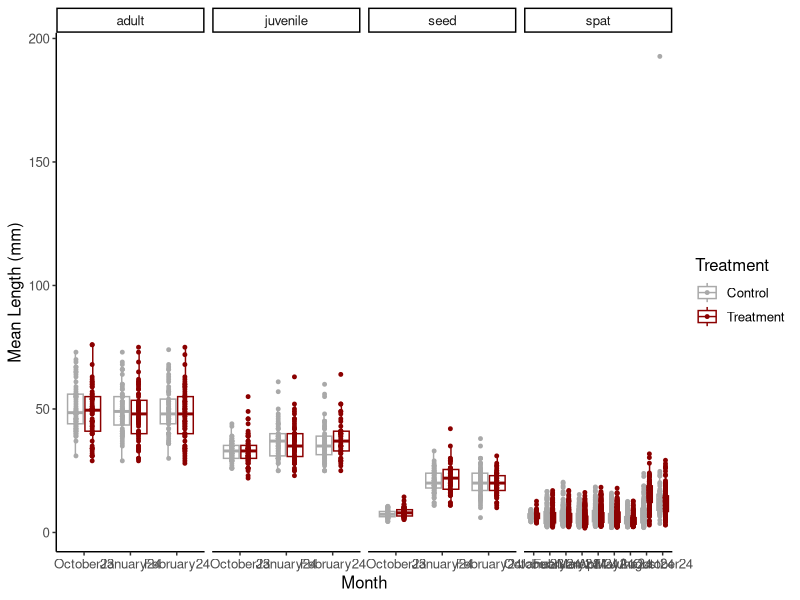
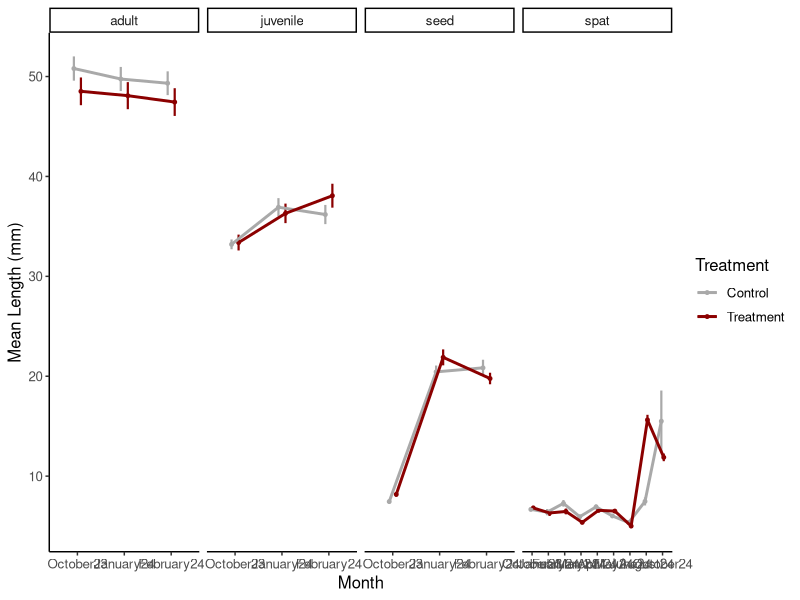
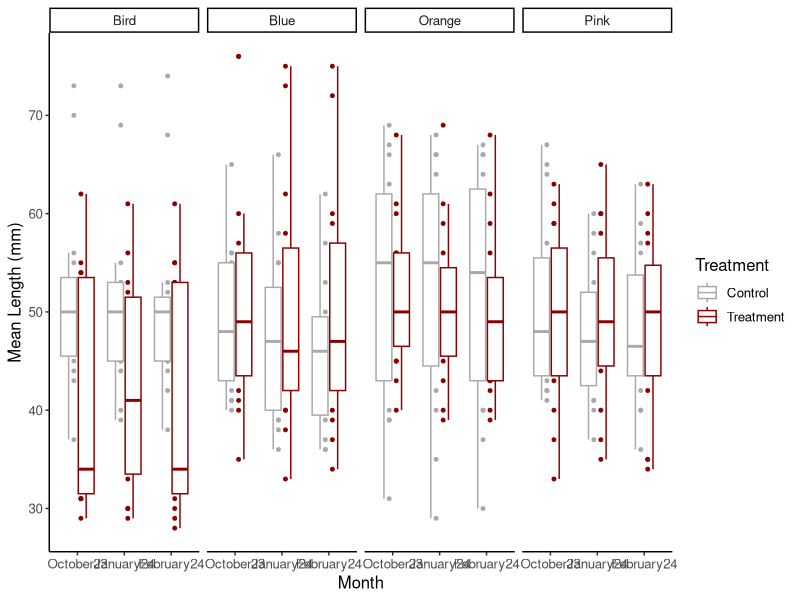
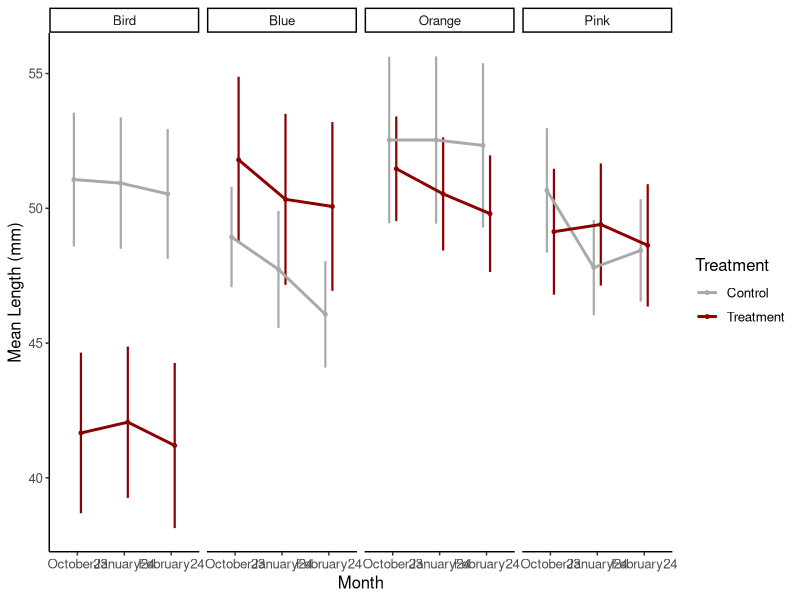
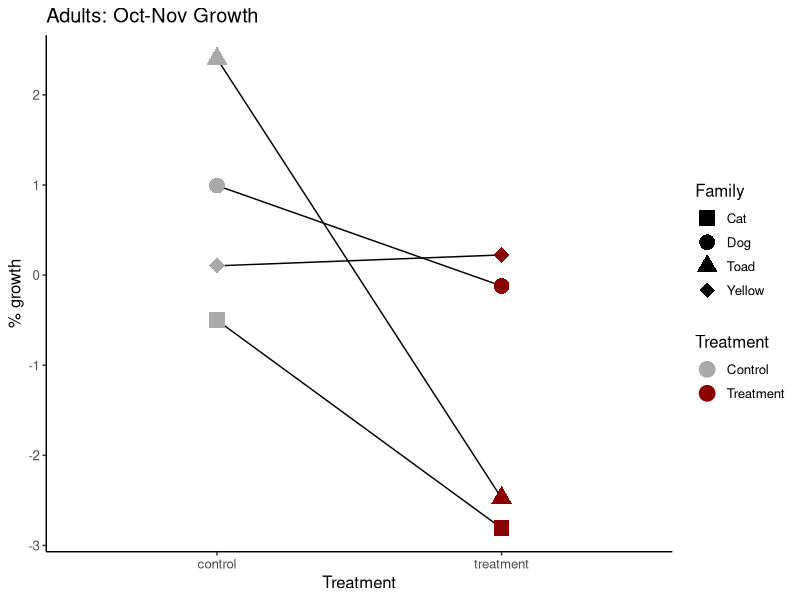
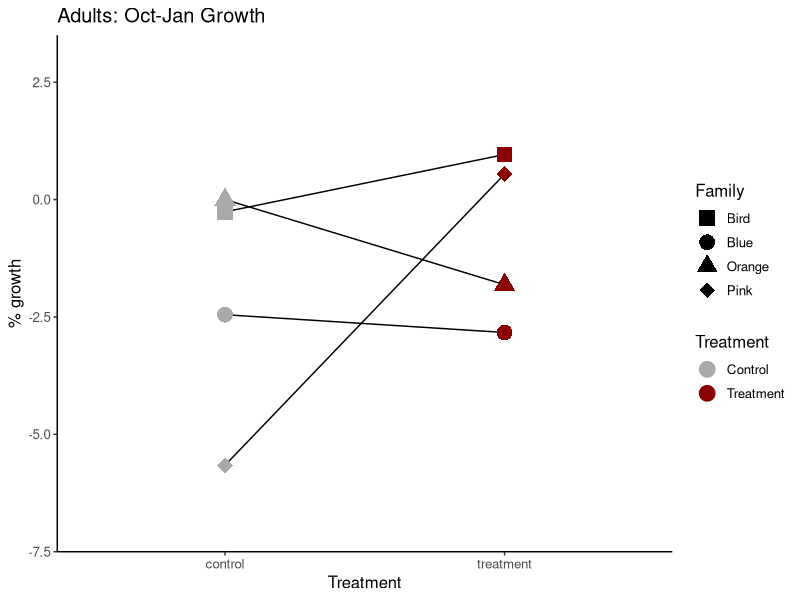
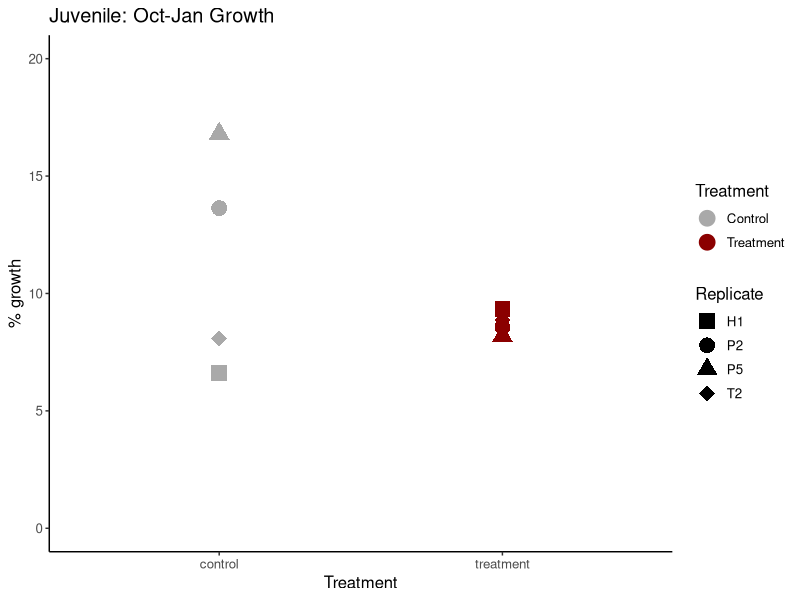
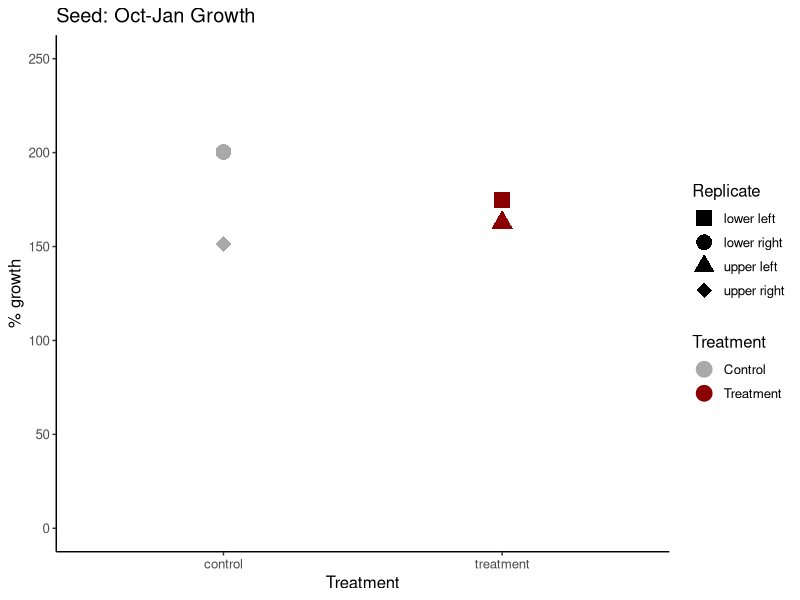

Recreate these plots in R, in order. (Note: this script raises an error after producing the figures.)
## ---- chunk 1
knitr::opts_chunk$set(echo = TRUE, warning = FALSE, message = FALSE)
## ---- chunk 2
library(tidyverse)
library(ggplot2)
## ---- chunk 3
growth<-read_csv("lifestage_carryover/data/size/gigas-lengths-lco.csv")

growth<-growth%>%
  select(tag, `life-stage`, `init-treat`, month, length.mm)%>%
  rename(lifestage=`life-stage`, treatment=`init-treat`)

growth$month<-factor(growth$month, levels=c("October23", "November23", "January24", "February24", "March24", "April24", "May24", "June24", "August24", "October24"))
## ---- chunk 4
plot<-growth%>%
  filter(!tag=="Cat")%>%
  filter(!tag=="Dog")%>%
  filter(!tag=="Yellow")%>%
  filter(!tag=="Toad")%>%
  
  ggplot(aes(color=treatment, x=month, y=length.mm))+
  geom_boxplot(fill=NA, outlier.shape=NA)+
  geom_point(position=position_dodge(0.7), size=1)+
  facet_grid(~lifestage, scales="free_x")+
  ylab("Mean Length (mm)")+
  xlab("Month")+
  scale_color_manual(values=c("darkgray", "darkred"), name="Treatment", labels=c("Control", "Treatment"))+
  theme_classic()+
  theme(
    text=element_text(size=12, color="black")
  );plot

ggsave(plot=plot, "lifestage_carryover/output/size/mean_lengths_box.png", width=7, height=4)
## ---- chunk 5
plot2<-growth%>%
  filter(!tag=="Cat")%>%
  filter(!tag=="Dog")%>%
  filter(!tag=="Yellow")%>%
  filter(!tag=="Toad")%>%
  
  group_by(treatment, month, lifestage)%>%
  summarise(mean=mean(length.mm, na.rm=TRUE), se=sd(length.mm, na.rm=TRUE)/sqrt(length(length.mm)))%>%
  
  ggplot(aes(color=treatment, x=month, y=mean))+
  geom_point(aes(group=interaction(treatment, lifestage)), position=position_dodge(0.3), size=1)+
  geom_errorbar(aes(ymin=mean-se, ymax=mean+se), width=0, position=position_dodge(0.3), linewidth=0.75)+
  geom_line(aes(group=treatment), position=position_dodge(0.3), linewidth=1)+
  facet_grid(~lifestage, scales="free_x")+
  ylab("Mean Length (mm)")+
  xlab("Month")+
  scale_color_manual(values=c("darkgray", "darkred"), name="Treatment", labels=c("Control", "Treatment"))+
  theme_classic()+
  theme(
    text=element_text(size=12, color="black")
  );plot2

ggsave(plot=plot2, "lifestage_carryover/output/size/mean_lengths.png", width=7, height=4)
## ---- chunk 6
model<-aov(length.mm~lifestage*month*treatment, data=growth)
summary(model)
## ---- chunk 7
library(emmeans)
emm<-emmeans(model, ~ treatment | month | lifestage)
pairs(emm)
## ---- chunk 8
model<-growth%>%
  filter(lifestage=="spat")%>%
  
  aov(length.mm~month*treatment, data=.)

summary(model)
## ---- chunk 9
emm<-emmeans(model, ~ treatment | month)
pairs(emm)
## ---- chunk 10
plot2a<-growth%>%
  filter(tag %in% c("Blue", "Pink", "Bird", "Orange"))%>%
  
  group_by(treatment, month, tag)%>%
  
  ggplot(aes(color=treatment, x=month, y=length.mm))+
  geom_point(aes(group=interaction(treatment, tag)), position=position_dodge(0.3), size=1)+
  geom_boxplot(outlier.shape=NA)+
  facet_grid(~tag)+
  ylab("Mean Length (mm)")+
  xlab("Month")+
  scale_color_manual(values=c("darkgray", "darkred"), name="Treatment", labels=c("Control", "Treatment"))+
  theme_classic()+
  theme(
    text=element_text(size=12, color="black")
  );plot2a

ggsave(plot=plot2a, "lifestage_carryover/output/size/boxplot_lengths_adults.png", width=7, height=4)
## ---- chunk 11
plot2b<-growth%>%
  filter(tag %in% c("Blue", "Pink", "Bird", "Orange"))%>%
  
  group_by(treatment, month, tag)%>%
  summarise(mean=mean(length.mm, na.rm=TRUE), se=sd(length.mm, na.rm=TRUE)/sqrt(length(length.mm)))%>%
  
  ggplot(aes(color=treatment, x=month, y=mean))+
  geom_point(aes(group=interaction(treatment, tag)), position=position_dodge(0.3), size=1)+
  geom_errorbar(aes(ymin=mean-se, ymax=mean+se), width=0, position=position_dodge(0.3), linewidth=0.75)+
  geom_line(aes(group=treatment), position=position_dodge(0.3), linewidth=1)+
  facet_grid(~tag)+
  ylab("Mean Length (mm)")+
  xlab("Month")+
  scale_color_manual(values=c("darkgray", "darkred"), name="Treatment", labels=c("Control", "Treatment"))+
  theme_classic()+
  theme(
    text=element_text(size=12, color="black")
  );plot2b

ggsave(plot=plot2b, "lifestage_carryover/output/size/mean_lengths_adults.png", width=7, height=4)
## ---- chunk 12
replicates<-growth%>%
  group_by(treatment, month, lifestage, tag)%>%
  summarise(mean=mean(length.mm, na.rm=TRUE))%>%
  pivot_wider(names_from=month, values_from=mean)%>%
  mutate(perc_growth_Nov=((November23-October23)/October23)*100)%>%
  mutate(perc_growth_Jan=((January24-October23)/October23)*100)%>%
  mutate(perc_growth_Feb=((February24-October23)/October23)*100)%>%
  mutate(perc_growth_April=((April24-October23)/October23)*100)%>%
  mutate(perc_growth_May=((May24-October23)/October23)*100)
## ---- chunk 13
plot3<-replicates%>%
  select(treatment, lifestage, tag, perc_growth_Nov)%>%
  drop_na()%>%
  droplevels()%>%
  
  ggplot(aes(color=treatment, x=treatment, y=perc_growth_Nov, shape=tag))+
  geom_line(aes(group=tag), color="black")+
  geom_point(aes(group=interaction(treatment, lifestage)), position=position_dodge(0.3), size=5)+
  ylab("% growth")+
  xlab("Treatment")+
  scale_color_manual(values=c("darkgray", "darkred"), name="Treatment", labels=c("Control", "Treatment"))+
  scale_shape_manual(name="Family", values=c(15, 16, 17, 18))+
  ggtitle("Adults: Oct-Nov Growth")+
  theme_classic()+
  theme(
    text=element_text(size=12, color="black")
  );plot3

ggsave(plot=plot3, "lifestage_carryover/output/size/adults_Nov_percent_growth.png", width=4, height=4)
## ---- chunk 14
model<-replicates%>%
  select(treatment, lifestage, tag, perc_growth_Nov)%>%
  drop_na()%>%
  droplevels()%>%
  
  aov(perc_growth_Nov~treatment, data=.)

summary(model)
## ---- chunk 15
plot4<-replicates%>%
  select(treatment, lifestage, tag, perc_growth_Jan)%>%
  filter(lifestage=="adult")%>%
  drop_na()%>%
  droplevels()%>%
  
  ggplot(aes(color=treatment, x=treatment, y=perc_growth_Jan, shape=tag))+
  geom_line(aes(group=tag), color="black")+
  geom_point(aes(group=interaction(treatment, lifestage)), position=position_dodge(0.3), size=5)+
  ylab("% growth")+
  xlab("Treatment")+
  scale_color_manual(values=c("darkgray", "darkred"), name="Treatment", labels=c("Control", "Treatment"))+
  ylim(-7, 3)+
  scale_shape_manual(name="Family", values=c(15, 16, 17, 18))+
  ggtitle("Adults: Oct-Jan Growth")+
  theme_classic()+
  theme(
    text=element_text(size=12, color="black")
  );plot4

ggsave(plot=plot4, "lifestage_carryover/output/size/adults_Jan_percent_growth.png", width=4, height=4)
## ---- chunk 16
plot5<-replicates%>%
  select(treatment, lifestage, tag, perc_growth_Jan)%>%
  filter(lifestage=="juvenile")%>%
  drop_na()%>%
  droplevels()%>%
  
  ggplot(aes(color=treatment, x=treatment, y=perc_growth_Jan, shape=tag))+
  geom_point(aes(group=interaction(treatment, lifestage)), position=position_dodge(0.3), size=5)+
  ylab("% growth")+
  xlab("Treatment")+
  scale_color_manual(values=c("darkgray", "darkred"), name="Treatment", labels=c("Control", "Treatment"))+
  scale_shape_manual(name="Replicate", values=c(15, 16, 17, 18))+
  ggtitle("Juvenile: Oct-Jan Growth")+
  theme_classic()+
  ylim(0,20)+
  theme(
    text=element_text(size=12, color="black")
  );plot5

ggsave(plot=plot5, "lifestage_carryover/output/size/juvenile_Jan_percent_growth.png", width=4, height=4)
## ---- chunk 17
plot6<-replicates%>%
  select(treatment, lifestage, tag, perc_growth_Jan)%>%
  filter(lifestage=="seed")%>%
  drop_na()%>%
  droplevels()%>%
  
  ggplot(aes(color=treatment, x=treatment, y=perc_growth_Jan, shape=tag))+
  #geom_line(aes(group=tag), color="black")+
  geom_point(aes(group=interaction(treatment, lifestage)), position=position_dodge(0.3), size=5)+
  ylab("% growth")+
  xlab("Treatment")+
  scale_color_manual(values=c("darkgray", "darkred"), name="Treatment", labels=c("Control", "Treatment"))+
  scale_shape_manual(name="Replicate", values=c(15, 16, 17, 18))+
  ggtitle("Seed: Oct-Jan Growth")+
  theme_classic()+
  ylim(0,250)+
  theme(
    text=element_text(size=12, color="black")
  );plot6

ggsave(plot=plot6, "lifestage_carryover/output/size/seed_Jan_percent_growth.png", width=4, height=4)
## ---- chunk 18
plot7<-replicates%>%
  select(treatment, lifestage, tag, perc_growth_Jan)%>%
  filter(lifestage=="spat")%>%
  drop_na()%>%
  droplevels()%>%
  
  ggplot(aes(color=treatment, x=treatment, y=perc_growth_Jan, shape=tag))+
  #geom_line(aes(group=tag), color="black")+
  geom_point(aes(group=interaction(treatment, lifestage)), position=position_dodge(0.3), size=5)+
  ylab("% growth")+
  xlab("Treatment")+
  scale_color_manual(values=c("darkgray", "darkred"), name="Treatment", labels=c("Control", "Treatment"))+
  scale_shape_manual(name="Replicate", values=c(15, 16, 17, 18))+
  ggtitle("Spat: Oct-Jan Growth")+
  theme_classic()+
  ylim(-10,1)+
  theme(
    text=element_text(size=12, color="black")
  );plot7

ggsave(plot=plot7, "lifestage_carryover/output/size/spat_Jan_percent_growth.png", width=4, height=4)
## ---- chunk 19
plot8<-replicates%>%
  select(treatment, lifestage, tag, perc_growth_Feb)%>%
  filter(lifestage=="adult")%>%
  drop_na()%>%
  droplevels()%>%
  
  ggplot(aes(color=treatment, x=treatment, y=perc_growth_Feb, shape=tag))+
  geom_line(aes(group=tag), color="black")+
  geom_point(aes(group=interaction(treatment, lifestage)), position=position_dodge(0.3), size=5)+
  ylab("% growth")+
  xlab("Treatment")+
  scale_color_manual(values=c("darkgray", "darkred"), name="Treatment", labels=c("Control", "Treatment"))+
  ylim(-7, 3)+
  scale_shape_manual(name="Family", values=c(15, 16, 17, 18))+
  ggtitle("Adults: Oct-Feb Growth")+
  theme_classic()+
  theme(
    text=element_text(size=12, color="black")
  );plot8

ggsave(plot=plot8, "lifestage_carryover/output/size/adults_Feb_percent_growth.png", width=4, height=4)
## ---- chunk 20
plot9<-replicates%>%
  select(treatment, lifestage, tag, perc_growth_Feb)%>%
  filter(lifestage=="juvenile")%>%
  drop_na()%>%
  droplevels()%>%
  
  ggplot(aes(color=treatment, x=treatment, y=perc_growth_Feb, shape=tag))+
  geom_point(aes(group=interaction(treatment, lifestage)), position=position_dodge(0.3), size=5)+
  ylab("% growth")+
  xlab("Treatment")+
  scale_color_manual(values=c("darkgray", "darkred"), name="Treatment", labels=c("Control", "Treatment"))+
  scale_shape_manual(name="Replicate", values=c(15, 16, 17, 18))+
  ggtitle("Juvenile: Oct-Feb Growth")+
  theme_classic()+
  #ylim(0,20)+
  theme(
    text=element_text(size=12, color="black")
  );plot9

ggsave(plot=plot9, "lifestage_carryover/output/size/juvenile_Feb_percent_growth.png", width=4, height=4)
## ---- chunk 21
plot10<-replicates%>%
  select(treatment, lifestage, tag, perc_growth_Feb)%>%
  filter(lifestage=="seed")%>%
  drop_na()%>%
  droplevels()%>%
  
  ggplot(aes(color=treatment, x=treatment, y=perc_growth_Feb, shape=tag))+
  #geom_line(aes(group=tag), color="black")+
  geom_point(aes(group=interaction(treatment, lifestage)), position=position_dodge(0.3), size=5)+
  ylab("% growth")+
  xlab("Treatment")+
  scale_color_manual(values=c("darkgray", "darkred"), name="Treatment", labels=c("Control", "Treatment"))+
  scale_shape_manual(name="Replicate", values=c(15, 16, 17, 18))+
  ggtitle("Seed: Oct-Feb Growth")+
  theme_classic()+
  ylim(0,250)+
  theme(
    text=element_text(size=12, color="black")
  );plot10

ggsave(plot=plot10, "lifestage_carryover/output/size/seed_Feb_percent_growth.png", width=4, height=4)
## ---- chunk 22
plot11<-replicates%>%
  select(treatment, lifestage, tag, perc_growth_Feb)%>%
  filter(lifestage=="spat")%>%
  drop_na()%>%
  droplevels()%>%
  
  ggplot(aes(color=treatment, x=treatment, y=perc_growth_Feb, shape=tag))+
  #geom_line(aes(group=tag), color="black")+
  geom_point(aes(group=interaction(treatment, lifestage)), position=position_dodge(0.3), size=5)+
  ylab("% growth")+
  xlab("Treatment")+
  scale_color_manual(values=c("darkgray", "darkred"), name="Treatment", labels=c("Control", "Treatment"))+
  scale_shape_manual(name="Replicate", values=c(15, 16, 17, 18))+
  ggtitle("Spat: Oct-Feb Growth")+
  theme_classic()+
  ylim(-10,15)+
  theme(
    text=element_text(size=12, color="black")
  );plot11

ggsave(plot=plot11, "lifestage_carryover/output/size/spat_Feb_percent_growth.png", width=4, height=4)
## ---- chunk 23
plot11b<-replicates%>%
  select(treatment, lifestage, tag, perc_growth_April)%>%
  filter(lifestage=="spat")%>%
  drop_na()%>%
  droplevels()%>%
  
  ggplot(aes(color=treatment, x=treatment, y=perc_growth_April, shape=tag))+
  #geom_line(aes(group=tag), color="black")+
  geom_point(aes(group=interaction(treatment, lifestage)), position=position_dodge(0.3), size=5)+
  ylab("% growth")+
  xlab("Treatment")+
  scale_color_manual(values=c("darkgray", "darkred"), name="Treatment", labels=c("Control", "Treatment"))+
  scale_shape_manual(name="Replicate", values=c(15, 16, 17, 18))+
  ggtitle("Spat: Oct-April Growth")+
  theme_classic()+
  ylim(-10,15)+
  theme(
    text=element_text(size=12, color="black")
  );plot11b

ggsave(plot=plot11b, "lifestage_carryover/output/size/spat_April_percent_growth.png", width=4, height=4)
## ---- chunk 24
plot11c<-replicates%>%
  select(treatment, lifestage, tag, perc_growth_May)%>%
  filter(lifestage=="spat")%>%
  drop_na()%>%
  droplevels()%>%
  
  ggplot(aes(color=treatment, x=treatment, y=perc_growth_May, shape=tag))+
  #geom_line(aes(group=tag), color="black")+
  geom_point(aes(group=interaction(treatment, lifestage)), position=position_dodge(0.3), size=5)+
  ylab("% growth")+
  xlab("Treatment")+
  scale_color_manual(values=c("darkgray", "darkred"), name="Treatment", labels=c("Control", "Treatment"))+
  scale_shape_manual(name="Replicate", values=c(15, 16, 17, 18))+
  ggtitle("Spat: Oct-May Growth")+
  theme_classic()+
  ylim(-10,15)+
  theme(
    text=element_text(size=12, color="black")
  );plot11c

ggsave(plot=plot11c, "lifestage_carryover/output/size/spat_May_percent_growth.png", width=4, height=4)
## ---- chunk 25
model<-replicates%>%
  select(treatment, lifestage, tag, perc_growth_Jan)%>%
  drop_na()%>%
  droplevels()%>%
  
  aov(perc_growth_Jan~treatment*lifestage, data=.)

summary(model)
## ---- chunk 26
model<-replicates%>%
  select(treatment, lifestage, tag, perc_growth_Feb)%>%
  drop_na()%>%
  droplevels()%>%
  
  aov(perc_growth_Feb~treatment*lifestage, data=.)

summary(model)
## ---- chunk 27
replicates<-replicates%>%
  mutate(perc_growth_day=perc_growth_Feb/90)
## ---- chunk 28
plot12<-replicates%>%
  select(treatment, lifestage, tag, perc_growth_day)%>%
  #filter(treatment=="control")%>%
  drop_na()%>%
  droplevels()%>%
  
  ggplot(aes(x=lifestage, y=perc_growth_day))+
  geom_point()+
  geom_boxplot(fill=NA)+
  ylab("% Winter Growth per Day")+
  xlab("Life Stage \nLength")+
  scale_x_discrete(limits=c("spat", "seed", "juvenile", "adult"), labels=c("Spat \n<15mm", "Seed \n15-25mm", "Juvenile \n25-40mm", "Adult \n>40mm"))+
  theme_classic()+
  theme(
    text=element_text(size=12, color="black"), 
    axis.text=element_text(size=12, color="black"), 
    axis.title=element_text(size=14, color="black", face="bold")
  );plot12

ggsave(plot=plot12, "lifestage_carryover/output/size/lifestage_growth.png", width=5, height=5)
## ---- chunk 29
avg_size<-replicates%>%
  select(lifestage, Feb)%>%
  group_by(lifestage)%>%
  summarise(mean=mean(Feb, na.rm=TRUE));avg_size
## ---- chunk 30
avg_size<-replicates%>%
  select(lifestage, tag, Feb)%>%
  filter(lifestage=="adult")%>%
  group_by(tag)%>%
  summarise(mean=mean(Feb, na.rm=TRUE));avg_size
## ---- chunk 31
plot<-growth%>%
  filter(lifestage=="spat")%>%
  
  ggplot(aes(color=treatment, x=month, y=length.mm))+
  geom_boxplot(fill=NA, outlier.shape=NA)+
  geom_point(size=1, position=position_jitterdodge(0.1))+
  facet_grid(~lifestage, scales="free_x")+
  ylab("Mean Length (mm)")+
  xlab("Month")+
  scale_color_manual(values=c("darkgray", "darkred"), name="Treatment", labels=c("Control", "Treatment"))+
  theme_classic()+
  ylim(0,50)+
  theme(
    text=element_text(size=12, color="black")
  );plot

ggsave(plot=plot, "lifestage_carryover/output/size/spat_lengths_box.png", width=7, height=4)
## ---- chunk 32
individuals<-read_csv("lifestage_carryover/data/size/gigas-lengths-individuals.csv")

individuals<-individuals%>%
  select(!Notes)

individuals$unique_id<-paste0(individuals$bag, "-", individuals$oyster)
## ---- chunk 33
individuals_wide<-individuals%>%
  mutate(perc_growth_May=((August-May)/August)*100)

individuals_long<-individuals%>%
  pivot_longer(names_to="month", values_to="length.mm", cols=c(March:October))
## ---- chunk 34
plot_ind<-individuals_long%>%
  filter(!month=="March")%>%
  
  ggplot(aes(color=`init-treat`, x=month, y=length.mm))+
  geom_point(size=1)+
  geom_line(aes(group=unique_id))+
  facet_grid(~`life-stage`)+
  ylab("Length (mm)")+
  xlab("Month")+
  scale_color_manual(values=c("darkgray", "darkred"), name="Treatment", labels=c("Control", "Treatment"))+
  theme_classic()+
  theme(
    text=element_text(size=12, color="black")
  );plot_ind

ggsave(plot=plot_ind, "lifestage_carryover/output/size/individual_length_time.png", width=7, height=4)
## ---- chunk 35
plot_ind1<-individuals_wide%>%
  filter(`life-stage`=="adult")%>%
  
  ggplot(aes(color=`init-treat`, x=tag, y=perc_growth_May))+
  geom_boxplot(fill=NA, outlier.shape=NA)+
  geom_point(position=position_dodge(0.7), size=1)+
  ylab("Growth (%)")+
  xlab("Family")+
  scale_color_manual(values=c("darkgray", "darkred"), name="Treatment", labels=c("Control", "Treatment"))+
  theme_classic()+
  theme(
    text=element_text(size=12, color="black")
  );plot_ind1

ggsave(plot=plot_ind1, "lifestage_carryover/output/size/individual_growth_adults.png", width=7, height=4)
## ---- chunk 36
plot_ind2<-individuals_wide%>%
  filter(`life-stage`=="seed")%>%
  
  ggplot(aes(color=`init-treat`, x=`init-treat`, y=perc_growth_May))+
  geom_boxplot(fill=NA, outlier.shape=NA)+
  geom_point(position=position_dodge(0.7), size=1)+
  ylab("Growth (%)")+
  xlab("Treatment")+
  ylim(-40,10)+
  scale_color_manual(values=c("darkgray", "darkred"), name="Treatment", labels=c("Control", "Treatment"))+
  theme_classic()+
  theme(
    text=element_text(size=12, color="black")
  );plot_ind2

ggsave(plot=plot_ind2, "lifestage_carryover/output/size/individual_growth_seed.png", width=7, height=4)
## ---- chunk 37
model<-individuals_wide%>%
  filter(`life-stage`=="adult")%>%
  
  aov(perc_growth_May ~ `init-treat`, data=.)

summary(model)
## ---- chunk 38
model<-individuals_wide%>%
  filter(`life-stage`=="seed")%>%
  
  aov(perc_growth_May ~ `init-treat`, data=.)

summary(model)
